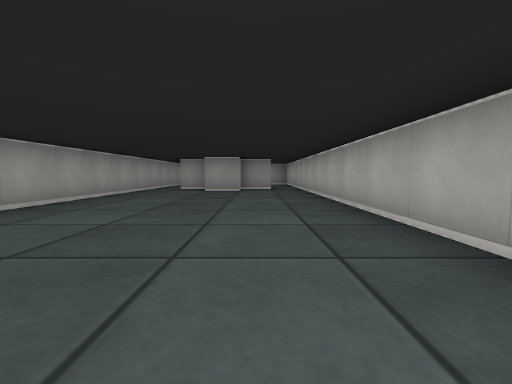
view 1 (above)

12 first-person views from a walk through a cub3D maze. The camera is about half as high as the walls, tilts 4° down and sees 90° across. The floor is counted in squares. Each view is taken from the middle of a square. On the plan, view 1 faces up. The plan holds only what a view shows up to about 9 squares ahead; the rest is blank.

view 2
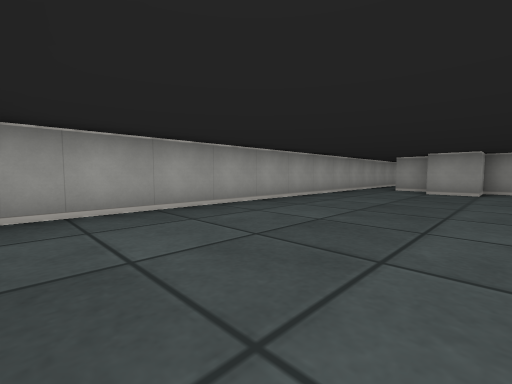

view 3
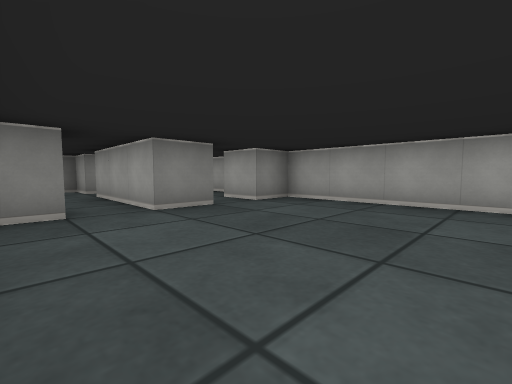

view 4
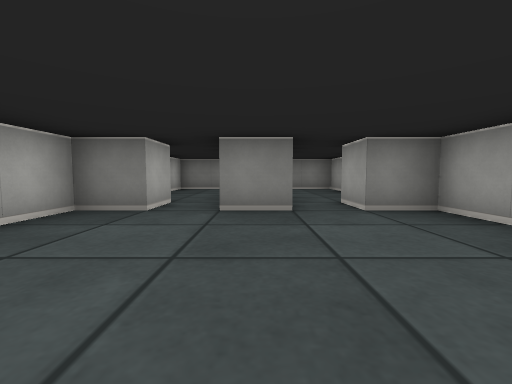

view 5
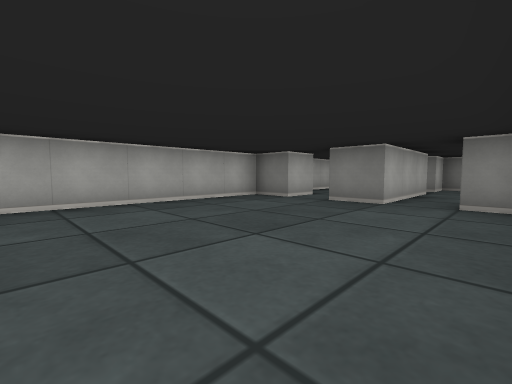

view 6
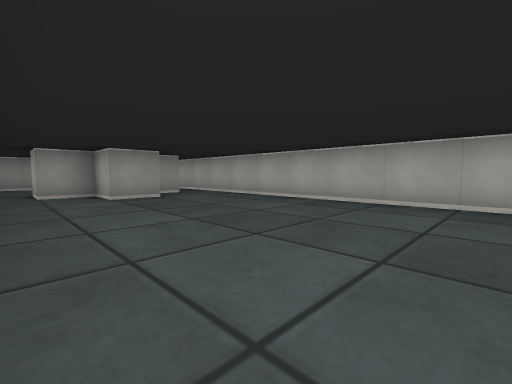

view 7
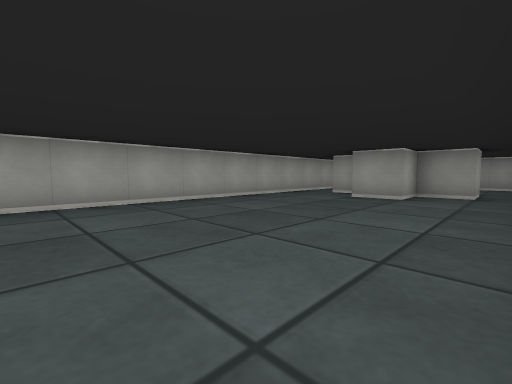

view 8
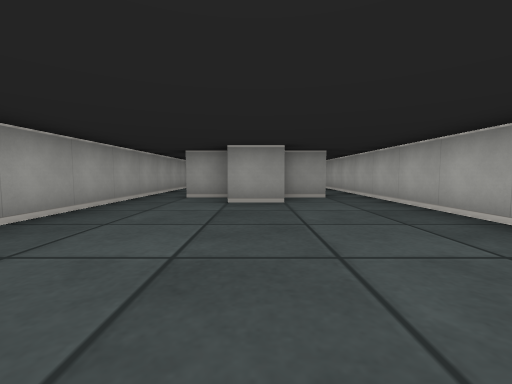

view 9
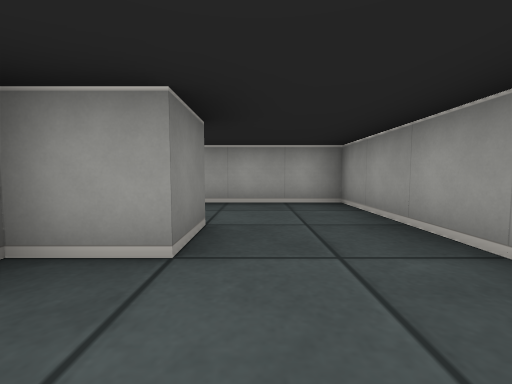

view 10
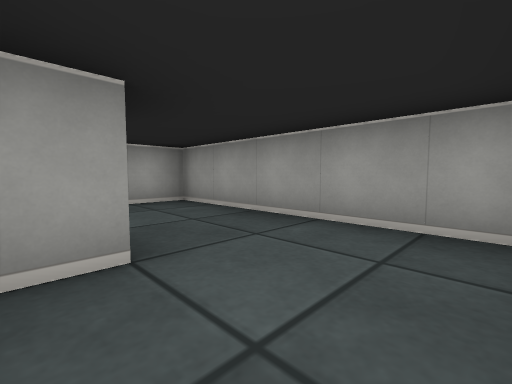

view 11
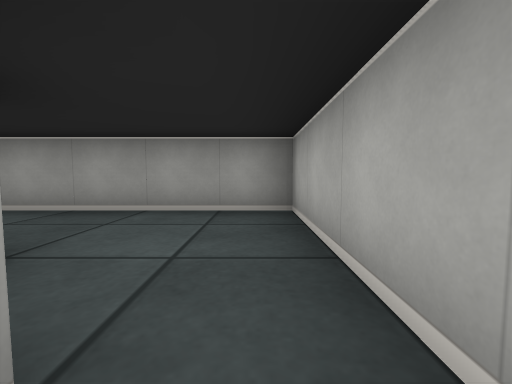

view 12
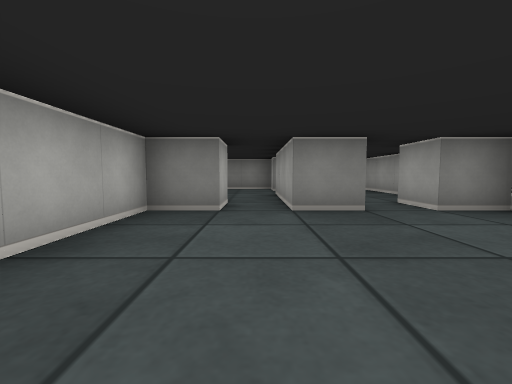

### Floor plan
Points are (right, up) in squares from view 1. A wall is a line through its corners. A room is listed if a view was taken in it or the views show most of it. See-through windows are left out.
Room 1 (views 1, 2, 3, 4, 5, 6, 7, 8, 12)
walls: (0.5, 8.5) (-0.5, 8.5) (-0.5, 7.5) (-1.5, 7.5) (-1.5, 8.5) (-2.5, 8.5); (-3.5, 8.5) (-3.5, -0.5) (-2.5, -0.5) (-2.5, -1.5); (-1.5, -1.5) (-1.5, -0.5) (-0.5, -0.5) (-0.5, -1.5); (0.5, -1.5) (0.5, -0.5) (1.5, -0.5) (1.5, 8.5)
ways out: opening at (-3, 9) to room 2; opening at (1, 9) to room 2; opening at (0, -2) to room 3; opening at (-2, -1) to room 4
Room 2 (views 9, 10, 11)
walls: (-1.5, 10.5) (-0.5, 10.5) (-0.5, 9.5); (0.5, 9.5) (0.5, 8.5); (-2.5, 8.5) (-2.5, 9.5); (1.5, 8.5) (1.5, 12.5) (-3.5, 12.5) (-3.5, 8.5)
ways out: opening at (-3, 9) to room 1; opening at (1, 9) to room 1
Room 3 (no view inside)
walls: (-1.5, -4.5) (-0.5, -4.5) (-0.5, -5.5) (1.5, -5.5) (1.5, -3); (-0.5, -1.5) (-0.5, -3.5)
ways out: opening at (0, -2) to room 1; opening at (-1, -4) to room 4
Room 4 (no view inside)
walls: (-3.5, -2.8) (-3.5, -5.5) (-1.5, -5.5) (-1.5, -4.5); (-1.5, -3.5) (-1.5, -1.5)
ways out: opening at (-2, -1) to room 1; opening at (-1, -4) to room 3

Where each view was taken, in squares from view 1:
view 1: 0 up, 0 right, facing up
view 2: 0 up, 0 right, facing up-left
view 3: 3 up, 1 right, facing down-left
view 4: 3 up, 1 left, facing down
view 5: 4 up, 3 left, facing down-right
view 6: 2 up, 3 left, facing up-right
view 7: 2 up, 1 right, facing up-left
view 8: 3 up, 1 left, facing up
view 9: 11 up, 1 right, facing left
view 10: 10 up, 1 right, facing up-left
view 11: 9 up, 1 right, facing up
view 12: 3 up, 0 right, facing down
